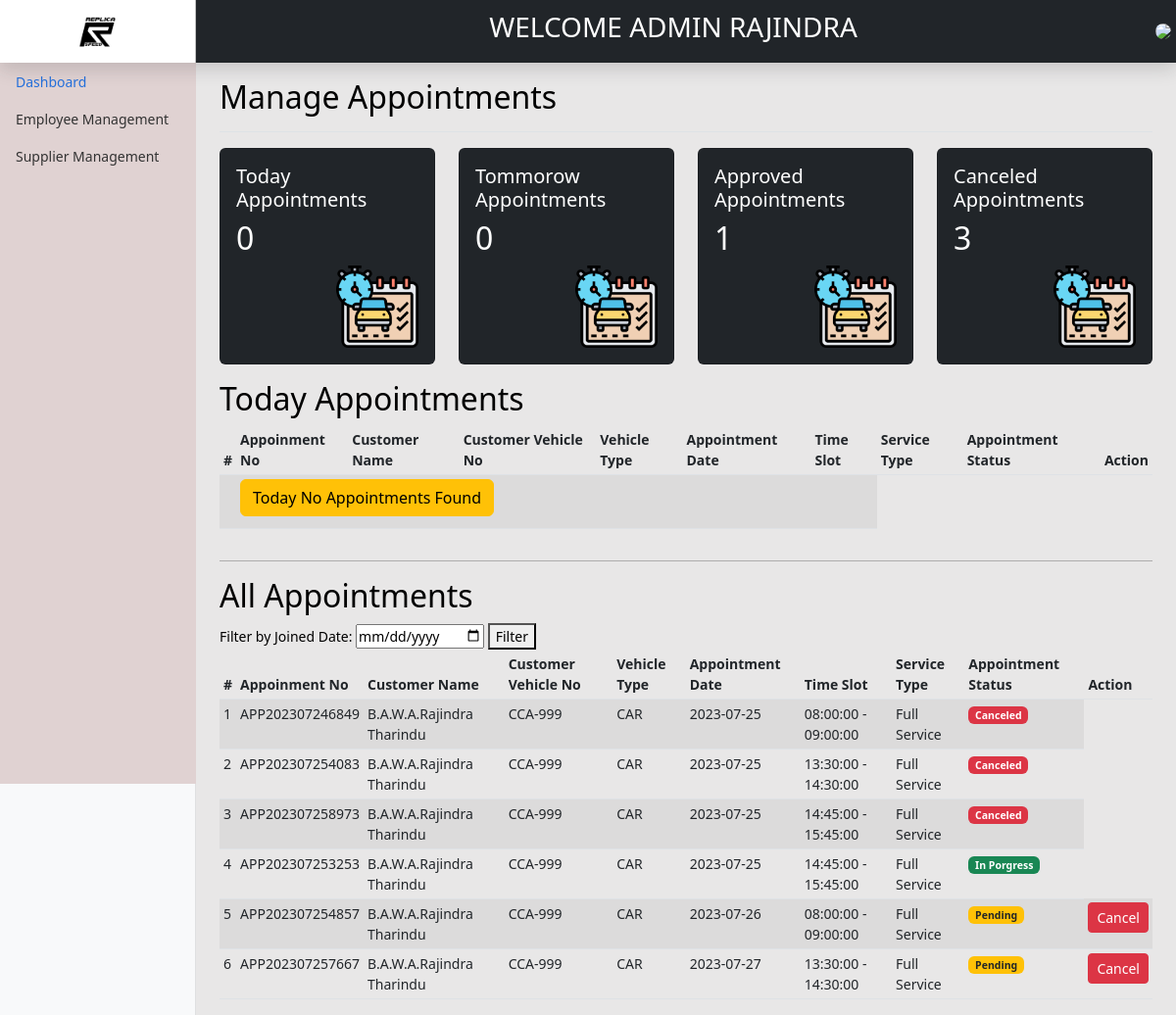
/backend/appointments/viewAppointment.php (signed in), run on the app's committed database.
### tables this page shows
CREATE TABLE IF NOT EXISTS `appointments` (
  `AppointmentId` int(11) NOT NULL AUTO_INCREMENT,
  `AppointmentNo` varchar(255) NOT NULL,
  `CustomerID` int(11) NOT NULL,
  `VehicleNo` int(11) NOT NULL,
  `AppDate` date NOT NULL,
  `TimeSlotStart` int(11) NOT NULL,
  `ServiceType` varchar(255) NOT NULL,
  `appointmentStatus` int(1) DEFAULT NULL,
  `AddUser` int(11) DEFAULT NULL,
  `UpdateUser` int(11) DEFAULT NULL,
  `UpdateDate` date DEFAULT NULL,
  PRIMARY KEY (`AppointmentId`),
  KEY `TimeSlotStart` (`TimeSlotStart`)
);

CREATE TABLE IF NOT EXISTS `customer` (
  `CustomerID` int(11) NOT NULL AUTO_INCREMENT,
  `Email` varchar(30) NOT NULL,
  `Password` varchar(255) NOT NULL,
  `NIC` varchar(12) NOT NULL,
  `FirstName` varchar(255) NOT NULL,
  `LastName` varchar(255) NOT NULL,
  `HouseNo` varchar(10) NOT NULL,
  `Lane` varchar(50) NOT NULL,
  `Street` varchar(50) NOT NULL,
  `City` varchar(20) NOT NULL,
  `Gender` varchar(10) NOT NULL,
  `Status` int(1) NOT NULL,
  `AddUser` int(11) DEFAULT NULL,
  `AddDate` date DEFAULT NULL,
  `UpdateUser` int(11) DEFAULT NULL,
  `UpdateDate` date DEFAULT NULL,
  PRIMARY KEY (`CustomerID`)
);

CREATE TABLE IF NOT EXISTS `customervehicles` (
  `vehicleId` int(11) NOT NULL AUTO_INCREMENT,
  `CustomerID` int(11) NOT NULL,
  `VehicleType` int(11) NOT NULL,
  `VehicleBrand` int(11) DEFAULT NULL,
  `VehicleModel` int(11) NOT NULL,
  `VehicleImage` varchar(255) NOT NULL,
  `registerLetter` varchar(20) NOT NULL,
  `RegistrationNo` varchar(255) NOT NULL,
  PRIMARY KEY (`vehicleId`)
);

CREATE TABLE IF NOT EXISTS `vehicle_catergories` (
  `VCatergoryId` int(11) NOT NULL AUTO_INCREMENT,
  `CatergoryName` varchar(10) NOT NULL,
  `CatergoryStatus` int(1) NOT NULL,
  `AddUser` int(10) NOT NULL,
  `AddDate` date NOT NULL,
  `UpdateUser` int(10) DEFAULT NULL,
  `UpdateDate` date DEFAULT NULL,
  PRIMARY KEY (`VCatergoryId`)
);

CREATE TABLE IF NOT EXISTS `timeslots` (
  `TimeSlotId` int(11) NOT NULL AUTO_INCREMENT,
  `TimeSlotName` varchar(255) NOT NULL,
  `day_Id` int(11) NOT NULL,
  `TimeSlotStart` time NOT NULL,
  `TimeSlotEnd` time NOT NULL,
  `PerVehicles` int(11) NOT NULL,
  `TimeSlotStatus` int(1) NOT NULL,
  `AddUser` int(11) NOT NULL,
  `AddDate` date NOT NULL,
  `UpdateUser` int(11) DEFAULT NULL,
  `UpdateDate` date DEFAULT NULL,
  PRIMARY KEY (`TimeSlotId`),
  KEY `day_Id` (`day_Id`)
);

CREATE TABLE IF NOT EXISTS `service` (
  `ServiceId` int(11) NOT NULL AUTO_INCREMENT,
  `ServiceName` varchar(255) NOT NULL,
  `CatergoryName` varchar(10) NOT NULL,
  `ServiceCost` int(11) NOT NULL,
  `ServicePrice` int(11) NOT NULL,
  `ServiceStatus` int(1) NOT NULL,
  `AddUser` int(10) NOT NULL,
  `AddDate` date NOT NULL,
  `UpdateUser` int(10) DEFAULT NULL,
  `UpdateDate` date DEFAULT NULL,
  PRIMARY KEY (`ServiceId`)
);

### backend/appointments/viewAppointment.php (the view, shortened to what the rows shown need)
<?php include'../header.php'; ?>
<main class="col-md-9 ms-sm-auto col-lg-10 px-md-4">
    <div class="d-flex justify-content-between flex-wrap flex-md-nowrap align-items-center pt-3 pb-2 mb-3 border-bottom">
        <h1 class="h2">Manage Appointments</h1>
    </div>
    <section>
        <div class="row">
            <div class="col-md-3">
                <?php
                $current = date("Y-m-d");
                $db = dbconn();
                $sqlToday = "SELECT * FROM appointments WHERE AppDate='$current'";
                $resultToday = $db->query($sqlToday);
                if ($resultToday->num_rows > 0) {
                    $todayCount = $resultToday->num_rows;
                } else {
                    $todayCount = 0;
                }
                ?>
                <div class="card text-white bg-dark mb-3" style="max-width: 18rem;" onclick="window.location.href = '<?= SYSTEM_PATH ?>appointments/todayAppointment';">
                    <div class="card-body">
                        <h2><?= $todayCount ?></h2>
                    </div>
                </div>
            </div>
            <div class="col-md-3">
                <?php
                $tomorrow = date("Y-m-d", strtotime('+1 day'));
                $db = dbconn();
                $sqlTomorrow = "SELECT * FROM appointments WHERE AppDate='$tomorrow'";
                $resultTomorrow = $db->query($sqlTomorrow);
                if ($resultTomorrow->num_rows > 0) {
                    $tomorrowCount = $resultTomorrow->num_rows;
                } else {
                    $tomorrowCount = 0;
                }
                ?>
                <div class="card text-white bg-dark mb-3" style="max-width: 18rem;" onclick="window.location.href = '<?= SYSTEM_PATH ?>appointments/tommorrowAppointment';">
                    <div class="card-body">
                        <h2><?= $tomorrowCount ?></h2>
                    </div>
                </div>
            </div>
            <div class="col-md-3">
                <?php
                $db = dbconn();
                $sqlApproved = "SELECT * FROM appointments WHERE appointmentStatus='2'";
                $resultApproved = $db->query($sqlApproved);
                if ($resultApproved->num_rows > 0) {
                    $ApprovedCount = $resultApproved->num_rows;
                } else {
                    $ApprovedCount = 0;
                }
                ?>
                <div class="card text-white bg-dark mb-3" style="max-width: 18rem;" onclick="window.location.href = '<?= SYSTEM_PATH ?>appointments/ApprovedAppointment.php';">
                    <div class="card-body">
                        <h2><?= $ApprovedCount ?></h2>
                    </div>
                </div>
            </div>
            <div class="col-md-3">
                <?php
                $db = dbconn();
                $sqlCanceldApp = "SELECT * FROM appointments WHERE appointmentStatus='4'";
                $resultCanceldApp = $db->query($sqlCanceldApp);
                if ($resultCanceldApp->num_rows > 0) {
                    $CanceledCount = $resultCanceldApp->num_rows;
                } else {
                    $CanceledCount = 0;
                }
                ?>
                <div class="card text-white bg-dark mb-3" style="max-width: 18rem;" onclick="window.location.href = '<?= SYSTEM_PATH ?>appointments/CanceledAppointment.php';">
                    <div class="card-body">
                        <h2><?= $CanceledCount ?></h2>
                    </div>
                </div>
            </div>
        </div>
    </section>
    <h2> Today Appointments</h2>
    <div class="table-responsive">
        <?php
        $db = dbconn();
        ?>
        <table class="table table-striped table-sm">
            <thead>
                <tr>
                    <th scope="col">#</th>
                    <th scope="col">Appoinment No</th>
                    <th scope="col">Customer Name</th>
                    <th scope="col">Customer Vehicle No</th>
                    <th scope="col">Vehicle Type</th>
                    <th scope="col">Appointment Date</th>
                    <th scope="col">Time Slot</th>
                    <th scope="col">Service Type</th>
                    <th scope="col">Appointment Status</th>
                    <th scope="col">Action</th>
                </tr>
            </thead>
        </table>
    </div>
    <h2> All Appointments</h2>
    <?php
    $sql = "SELECT ap.AppointmentId,ap.AppointmentNo,ap.AppDate,ap.appointmentStatus,cus.FirstName,cus.LastName,cv.registerLetter,cv.RegistrationNo,vc.CatergoryName,tms.TimeSlotStart,tms.TimeSlotEnd,sv.ServiceName FROM appointments ap "
            . "LEFT JOIN customer cus ON ap.CustomerID = cus.CustomerID LEFT JOIN customervehicles cv ON ap.VehicleNo=cv.vehicleId "
            . "LEFT JOIN vehicle_catergories vc ON cv.VehicleType=vc.VCatergoryId "
            . "LEFT JOIN timeslots tms ON ap.TimeSlotStart=tms.TimeSlotId "
            . "LEFT JOIN service sv ON ap.ServiceType=sv.ServiceId";
    $result = $db->query($sql);
    ?>
    <div class="table-responsive">
        <table class="table table-striped table-sm">
            <thead>
                <tr>
                    <th scope="col">#</th>
                    <th scope="col">Appoinment No</th>
                    <th scope="col">Customer Name</th>
                    <th scope="col">Customer Vehicle No</th>
                    <th scope="col">Vehicle Type</th>
                    <th scope="col">Appointment Date</th>
                    <th scope="col">Time Slot</th>
                    <th scope="col">Service Type</th>
                    <th scope="col">Appointment Status</th>
                    <th scope="col">Action</th>
                </tr>
            </thead>
            <tbody>
                <?php
                if ($result->num_rows > 0) {
                    $n = 1;
                    while ($row = $result->fetch_assoc()) {
                        ?>
                        <tr>
                            <td><?= $n ?></td>
                            <td><?= $row['AppointmentNo'] ?></td>
                            <td>
                                <?= $row['FirstName'] . ' ' . $row['LastName'] ?>
                            </td>
                            <td>
                                <?= $row['registerLetter'] . "-" . $row['RegistrationNo']; ?>
                            </td>
                            <td>
                                <?= $row['CatergoryName'] ?>
                            </td>
                            <td><?= $row['AppDate'] ?></td>
                            <td>
                                <?= $row['TimeSlotStart'] . " " . "-" . " " . $row['TimeSlotEnd']; ?>
                            </td>
                            <td>
                                <?= $row['ServiceName'] ?>
                            </td>
                            <td>
                                <?php
                                $appointmentStatus = $row['appointmentStatus'];
                                $statusDescription = '';
                                switch ($appointmentStatus) {
                                    case 1:
                                        $statusDescription = "Pending";
                                        $statusColor = "badge bg-warning text-dark btn-sm";
                                        $showCancelButton = true;
                                        break;
                                    case 2:
                                        $statusDescription = "In Porgress";
                                        $statusColor = "badge bg-success btn-sm";
                                        $showCancelButton = false;
                                        break;
                                    case 4:
                                        $statusDescription = "Canceled";
                                        $statusColor = "badge bg-danger btn-sm";
                                        $showCancelButton = false;
                                        break;
                                }
                                ?>
                                <span class='<?= $statusColor; ?>'><?= $statusDescription; ?> </span>
                            </td>
                            <?php if ($showCancelButton) { ?>
                                <td>
                                    <form method='post' action="appCancel.php">
                                        <button type="submit" class="btn btn-danger btn-sm" name="action" value="delete" <?= @$disabled ?>>Cancel</button>
                                    </form>
                                </td>
                            <?php } ?>
                        </tr>
                        <?php
                        $n++;
                    }
                } else {
                    echo'<td></td>'
                    . '<td colspan="5"><strong><h5 class="btn btn-warning" style="align-items:center;">No Result Found</h5></strong></td>'
                    . '<td></td>';
                }
                ?>
            </tbody>
        </table>
    </div>
</main>
<?php include'../footer.php'; ?>

### data on the page
appointments: AppointmentNo "APP202307246849", CustomerID.FirstName "B.A.W.A.Rajindra", CustomerID.LastName "Tharindu", customervehicles.registerLetter "CCA", customervehicles.RegistrationNo "999", vehicle_catergories.CatergoryName "CAR", AppDate "2023-07-25", TimeSlotStart.TimeSlotStart "08:00:00", TimeSlotStart.TimeSlotEnd "09:00:00", service.ServiceName "Full Service", appointmentStatus "Canceled"
appointments: AppointmentNo "APP202307254083", CustomerID.FirstName "B.A.W.A.Rajindra", CustomerID.LastName "Tharindu", customervehicles.registerLetter "CCA", customervehicles.RegistrationNo "999", vehicle_catergories.CatergoryName "CAR", AppDate "2023-07-25", TimeSlotStart.TimeSlotStart "13:30:00", TimeSlotStart.TimeSlotEnd "14:30:00", service.ServiceName "Full Service", appointmentStatus "Canceled"
appointments: AppointmentNo "APP202307258973", CustomerID.FirstName "B.A.W.A.Rajindra", CustomerID.LastName "Tharindu", customervehicles.registerLetter "CCA", customervehicles.RegistrationNo "999", vehicle_catergories.CatergoryName "CAR", AppDate "2023-07-25", TimeSlotStart.TimeSlotStart "14:45:00", TimeSlotStart.TimeSlotEnd "15:45:00", service.ServiceName "Full Service", appointmentStatus "Canceled"
appointments: AppointmentNo "APP202307253253", CustomerID.FirstName "B.A.W.A.Rajindra", CustomerID.LastName "Tharindu", customervehicles.registerLetter "CCA", customervehicles.RegistrationNo "999", vehicle_catergories.CatergoryName "CAR", AppDate "2023-07-25", TimeSlotStart.TimeSlotStart "14:45:00", TimeSlotStart.TimeSlotEnd "15:45:00", service.ServiceName "Full Service", appointmentStatus "In Porgress"
appointments: AppointmentNo "APP202307254857", CustomerID.FirstName "B.A.W.A.Rajindra", CustomerID.LastName "Tharindu", customervehicles.registerLetter "CCA", customervehicles.RegistrationNo "999", vehicle_catergories.CatergoryName "CAR", AppDate "2023-07-26", TimeSlotStart.TimeSlotStart "08:00:00", TimeSlotStart.TimeSlotEnd "09:00:00", service.ServiceName "Full Service", appointmentStatus "Pending"
appointments: AppointmentNo "APP202307257667", CustomerID.FirstName "B.A.W.A.Rajindra", CustomerID.LastName "Tharindu", customervehicles.registerLetter "CCA", customervehicles.RegistrationNo "999", vehicle_catergories.CatergoryName "CAR", AppDate "2023-07-27", TimeSlotStart.TimeSlotStart "13:30:00", TimeSlotStart.TimeSlotEnd "14:30:00", service.ServiceName "Full Service", appointmentStatus "Pending"

### other printed values
$_SESSION["userrole"] "ADMIN"
$_SESSION["FirstName"] "RAJINDRA"
$todayCount "0"
$tomorrowCount "0"
$ApprovedCount "1"
$CanceledCount "3"
